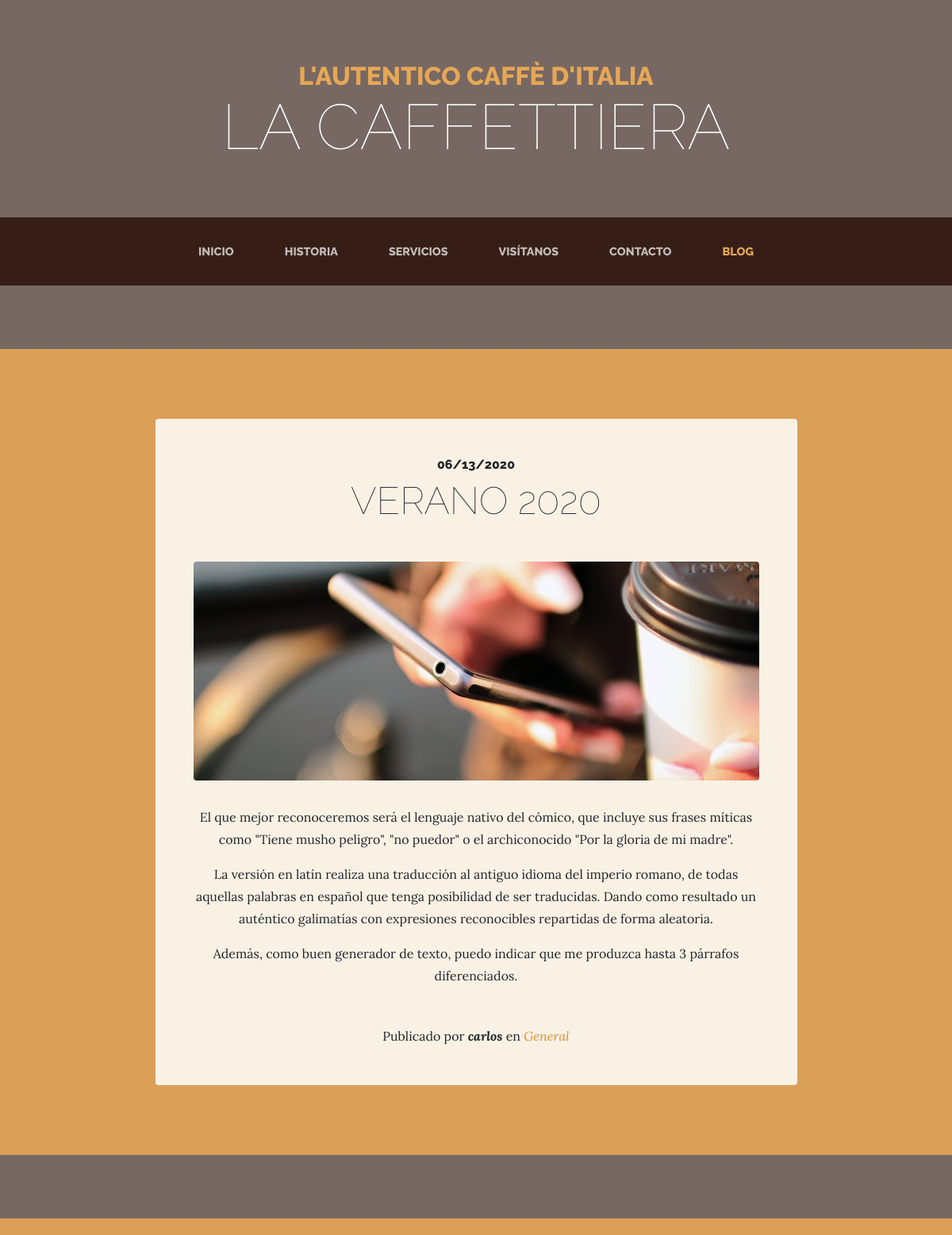
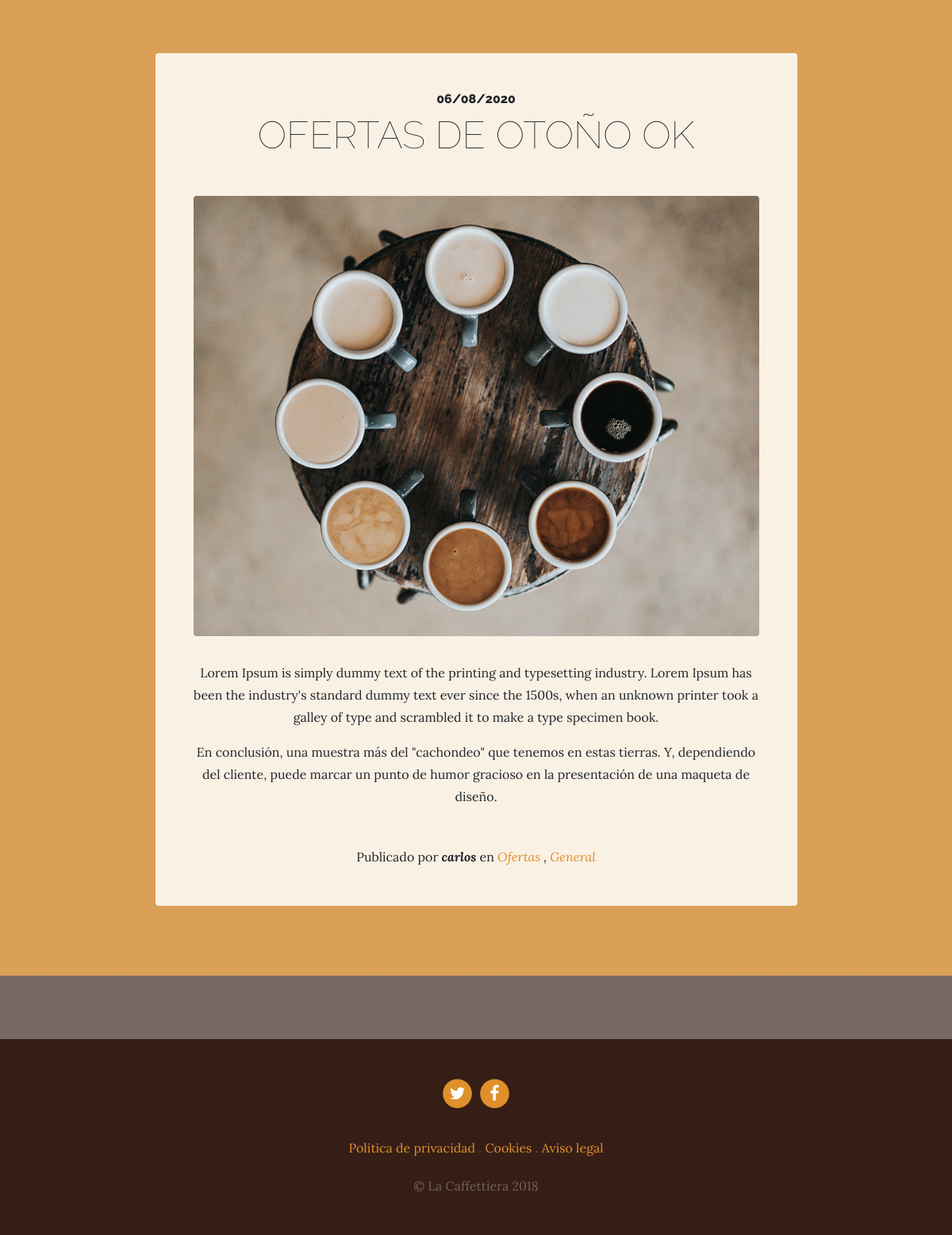
Screenshot of /blog/ with the database file from the repository (2 pictures, top to bottom).
### blog/models.py (models this page shows, shortened)
class Post(models.Model):
    title = models.CharField(max_length=200, verbose_name="Titulo")
    content = models.TextField(verbose_name="Contenido")
    published = models.DateTimeField(verbose_name="Publicado", default = now)
    image = models.ImageField(upload_to='blog', verbose_name='Imagen', null=True, blank=True)
    author = models.ForeignKey(User, verbose_name="Autor", on_delete= models.CASCADE)
    categories = models.ManyToManyField(Category, verbose_name="Categorias", related_name="get_posts")
    created = models.DateTimeField(auto_now_add=True, verbose_name="Fecha Creacion")
    updated = models.DateTimeField(auto_now=True, verbose_name="Fecha Modificado")
    class Meta:
        verbose_name = "Entrada"
        verbose_name_plural = "Entradas"
        ordering = ["-created"]

class Category(models.Model):
    name = models.CharField(max_length=100, verbose_name="Nombre")
    created = models.DateTimeField(auto_now_add=True, verbose_name="Fecha Creacion")
    updated = models.DateTimeField(auto_now=True, verbose_name="Fecha Modificado")
    class Meta:
        verbose_name = "Categoria"
        verbose_name_plural = "Categorias"
        ordering = ["-created"]

### pages/models.py (models this page shows, shortened)
class Page(models.Model):
    title = models.CharField(max_length = 200 , verbose_name = "Titulo")
    content = RichTextField(verbose_name = "contenido")
    order = models.SmallIntegerField(verbose_name="Orden", default=0)
    created = models.DateTimeField(auto_now_add=True, verbose_name="Fecha Creacion")
    updated = models.DateTimeField(auto_now=True, verbose_name="Fecha Modificado")
    class Meta:
        verbose_name = "pagina"
        verbose_name_plural = "paginas"
        ordering = ['order','title']

### blog/views.py (the view)
# urls.py: path('', views.blog, name='blog'),
def blog(request):
    posts = Post.objects.all()
    return render(request,'blog/blog.html', {'posts' : posts })

### pages/templatetags/pages_extras.py (called while the page is built)
@register.simple_tag
def get_page_list():
    pages = Page.objects.all()
    return pages

### social/processors.py (called while the page is built)
def ctx_dict(request):
    ctx = {}
    links = Link.objects.all()
    for link in links:
        ctx[link.key] = link.url
    return ctx

### blog/templates/blog/blog.html (shortened to what this page needs)
{% extends 'core/base.html' %}
{% load static %}
{% block content %}
{% for post in posts %}
<section class="page-section cta">
  <div class="container">
    <div class="row">
      <div class="col-xl-9 mx-auto">
        <div class="cta-innerv text-center rounded">
          <h2 class="section-heading mb-5">
            <span class="section-heading-upper">{{ post.published | date:"SHORT_DATE_FORMAT"}}</span>
            <span class="section-heading-lower">{{ post.title }}</span>
          </h2>
          <p class="mb-0">
            <img class="mx-auto d-flex rounded img-fluid mb-3 mb-lg-0" src="{{ post.image.url }}" alt="">
          </p>
          <p class="mb-0 mbt">
            {{ post.content | linebreaks }}
          </p>
          <p class="mb-0 mbt">
            <span class="section-heading-under">Publicado por <em><b>{{ post.author }}</b></em> en
             <em>
              {% for category in post.categories.all %}
              <a href="{% url 'category' category.id %}" class="link">{{ category.name }} </a>
                {% if not forloop.last %},{% endif %}
              {% endfor %}
              </em>
            </span>
          </p>
        </div>
      </div>
    </div>
  </div>
</section>
{% endfor %}
{% endblock %}

### core/templates/core/base.html (shortened to what this page needs)
<!DOCTYPE html>
<html lang="es">
  <head>
    {% load static %}
    <link href="{% static 'core/vendor/bootstrap/css/bootstrap.min.css' %}" rel="stylesheet">
    <link href="{% static 'core/vendor/font-awesome/css/font-awesome.min.css' %}" rel="stylesheet" type="text/css">
    <link href="{% static 'core/css/business-casual.css' %}" rel="stylesheet">
  </head>
  <body>
    <h1 class="site-heading text-center text-white d-none d-lg-block">
      <span class="site-heading-upper text-primary mb-3">L'autentico caffè d'italia</span>
      <span class="site-heading-lower">La Caffettiera</span>
    </h1>
    <nav class="navbar navbar-expand-lg navbar-dark py-lg-4" id="mainNav">
      <div class="container">
        <div class="collapse navbar-collapse" id="navbarResponsive">
          <ul class="navbar-nav mx-auto">
            <li class="nav-item px-lg-4 {% if request.path == '/' %} active {% endif %}">
              <a class="nav-link text-uppercase text-expanded" href="{% url 'home' %}">Inicio</a>
            </li>
            <li class="nav-item px-lg-4 {% if request.path == '/about/' %} active {% endif %}">
              <a class="nav-link text-uppercase text-expanded" href="{% url 'about' %}">Historia</a>
            </li>
            <li class="nav-item px-lg-4 {% if request.path == '/services/' %} active {% endif %}">
              <a class="nav-link text-uppercase text-expanded" href="{% url 'services' %}">Servicios</a>
            </li>
            <li class="nav-item px-lg-4 {% if request.path == '/store/' %} active {% endif %}">
              <a class="nav-link text-uppercase text-expanded" href="{% url 'store' %}">Visítanos</a>
            </li>
            <li class="nav-item px-lg-4 {% if request.path == '/contact/' %} active {% endif %}">
              <a class="nav-link text-uppercase text-expanded" href="{% url 'contact' %}">Contacto</a>
            </li>
            <li class="nav-item px-lg-4 {% if request.path|slice:":6 " == '/blog/' %} active {% endif %}">
              <a class="nav-link text-uppercase text-expanded" href="{% url 'blog' %}">Blog</a>
            </li>
          </ul>
        </div>
      </div>
    </nav>
    {% block content %} {% endblock %}
    <footer class="footer text-faded text-center py-5">
      <div class="container">
        <p class="m-0">
        {% if LINK_TWITTER %}
	        <a href="{{ LINK_TWITTER }}" class="link">
	          <span class="fa-stack fa-lg">
	            <i class="fa fa-circle fa-stack-2x"></i>
	            <i class="fa fa-twitter fa-stack-1x fa-inverse"></i>
	          </span>
	        </a>
        {% endif %}
        {% if LINK_FACEBOOK %}
	        <a href="{{ LINK_FACEBOOK }}" class="link">
	          <span class="fa-stack fa-lg">
	            <i class="fa fa-circle fa-stack-2x"></i>
	            <i class="fa fa-facebook fa-stack-1x fa-inverse"></i>
	          </span>
	        </a>
         {% endif %}
	    </p>
        <p class="m-0 mbt">
        {% load pages_extras %}
        {% get_page_list as page_list %}
        {% for page in page_list %}
          <a href="{% url 'page'  page.id  %}" class="link">{{ page.title }}</a> {% if not forloop.last %}.{% endif %}
        {% endfor %}
		</p>
        <p class="m-0 mbt1">&copy; La Caffettiera 2018</p>
      </div>
	</footer>
  </body>
</html>

### core/static/core/css/business-casual.css (style rules this page uses)
body { font-family: 'Lora'; background: linear-gradient(rgba(47, 23, 15, 0.65), rgba(47, 23, 15, 0.65)), url("../img/bg.jpg"); background-attachment: fixed; background-position: center; background-size: cover; }
h1, h2, h3, h4, h5, h6 { font-family: 'Raleway'; }
p { line-height: 1.75; }
.text-faded { color: rgba(255, 255, 255, 0.3); }
.site-heading { margin-top: 5rem; margin-bottom: 5rem; text-transform: uppercase; line-height: 1; font-family: 'Raleway'; }
.site-heading .site-heading-upper { display: block; font-size: 2rem; font-weight: 800; }
.site-heading .site-heading-lower { font-size: 5rem; font-weight: 100; line-height: 4rem; }
.page-section { margin-top: 5rem; margin-bottom: 5rem; }
.section-heading { text-transform: uppercase; }
.section-heading .section-heading-upper { display: block; font-size: 1rem; font-weight: 800; padding-bottom:.5rem; }
.section-heading .section-heading-lower { display: block; font-size: 3rem; font-weight: 100; }
#mainNav { background-color: rgba(47, 23, 15, 0.9); font-family: 'Raleway'; }
#mainNav .navbar-nav .nav-item .nav-link { color: rgba(255, 255, 255, 0.7); font-weight: 800; }
#mainNav .navbar-nav .nav-item.active .nav-link { color: #e6a756; }
@media (min-width: 992px) { #mainNav .navbar-nav .nav-item .nav-link { font-size: 0.9rem; } }
.cta { padding-top: 5rem; padding-bottom: 5rem; background-color: rgba(230, 167, 86, 0.9); }
.cta .cta-innerv { position: relative; padding: 3rem; margin: 0.5rem; background-color: rgba(255, 255, 255, 0.85); }
.footer { background-color: rgba(47, 23, 15, 0.9); }
.text-primary { color: #e6a756 !important; }
.mbt { padding-top: 2rem; }
.mbt1 { padding-top: 1.25rem; }
a.link { color: #df902a; }

### rows the page displays
Post: published "06/13/2020", title "VERANO 2020", image (picture), content "El que mejor reconoceremos será el lenguaje nativo del cómico, que incluye sus frases míticas como \"Tiene musho peligro\", \"no puedor\" o el archiconocido \"Por la gloria de mi madre\". La versión en latín realiza una traducción al antiguo idioma del imperio romano, de todas aquellas palabras en español que tenga posibilidad de ser traducidas. Dando como resultado un auténtico galimatías con expresiones reconocibles repartidas de forma aleatoria. Además, como buen generador de texto, puedo indicar que me produzca hasta 3 párrafos diferenciados.", author "carlos"
Category: name "General"
Post: published "06/08/2020", title "OFERTAS DE OTOÑO OK", image (picture), content "Lorem Ipsum is simply dummy text of the printing and typesetting industry. Lorem Ipsum has been the industry's standard dummy text ever since the 1500s, when an unknown printer took a galley of type and scrambled it to make a type specimen book. En conclusión, una muestra más del \"cachondeo\" que tenemos en estas tierras. Y, dependiendo del cliente, puede marcar un punto de humor gracioso en la presentación de una maqueta de diseño.", author "carlos"
Category: name "Ofertas"
Page: title "Politica de privacidad"
Page: title "Cookies"
Page: title "Aviso legal"
